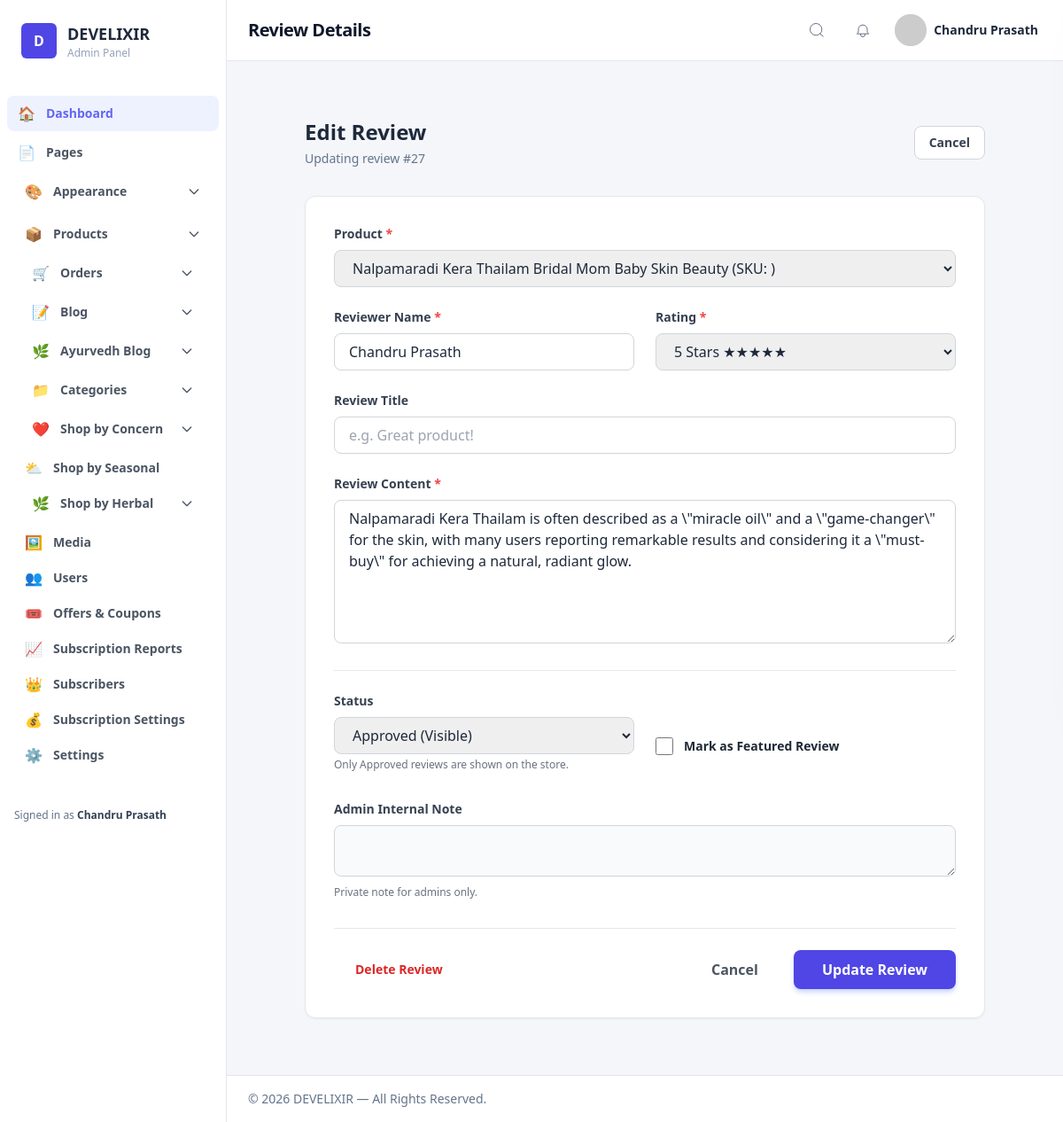
The page /admin/product_review_form.php?id=27 (signed in) on the database its author committed.
### tables this page shows
CREATE TABLE `product_reviews` (
  `id` int(10) UNSIGNED NOT NULL,
  `product_id` int(10) UNSIGNED NOT NULL,
  `reviewer_name` varchar(120) DEFAULT NULL,
  `reviewer_email` varchar(180) DEFAULT NULL,
  `rating` decimal(3,2) NOT NULL DEFAULT 0.00,
  `title` varchar(255) DEFAULT NULL,
  `comment` text DEFAULT NULL,
  `images` text DEFAULT NULL,
  `status` enum('pending','approved','rejected') NOT NULL DEFAULT 'pending',
  `is_featured` tinyint(1) DEFAULT 0,
  `admin_note` text DEFAULT NULL,
  `created_at` datetime NOT NULL DEFAULT current_timestamp(),
  `moderated_at` datetime DEFAULT NULL
);

CREATE TABLE `products` (
  `id` int(10) UNSIGNED NOT NULL,
  `sku` varchar(100) DEFAULT NULL,
  `hsn` varchar(20) DEFAULT NULL,
  `name` varchar(255) NOT NULL,
  `slug` varchar(255) NOT NULL,
  `short_description` text DEFAULT NULL,
  `description` text DEFAULT NULL,
  `ingredients` text DEFAULT NULL,
  `how_to_use` text DEFAULT NULL,
  `faqs` text DEFAULT NULL,
  `variant_label` varchar(100) DEFAULT 'Size',
  `main_variant_name` varchar(255) DEFAULT NULL,
  `price` decimal(10,2) NOT NULL DEFAULT 0.00,
  `compare_price` decimal(10,2) DEFAULT NULL,
  `discount_percent` decimal(5,2) DEFAULT NULL,
  `currency` varchar(10) DEFAULT 'INR',
  `category_id` int(10) UNSIGNED DEFAULT NULL,
  `parent_category_id` int(11) DEFAULT NULL,
  `category_name` varchar(255) DEFAULT NULL,
  `images` text DEFAULT NULL,
  `variants` text DEFAULT NULL,
  `related_products` text DEFAULT NULL,
  `stock` int(11) DEFAULT 0,
  `is_active` tinyint(1) DEFAULT 1,
  `is_featured` tinyint(1) DEFAULT 0,
  `meta_title` varchar(255) DEFAULT NULL,
  `meta_description` varchar(500) DEFAULT NULL,
  `created_at` timestamp NULL DEFAULT current_timestamp(),
  `updated_at` timestamp NULL DEFAULT current_timestamp() ON UPDATE current_timestamp(),
  `product_media` longtext DEFAULT NULL COMMENT 'Stores array of media files (images/videos) with type and path' CHECK (json_valid(`product_media`)),
  `gst_rate` decimal(5,2) DEFAULT 0.00,
  `seo_keywords` text DEFAULT NULL,
  `label_id` int(11) DEFAULT NULL
);

### admin/product_review_form.php (the view, shortened to what this page needs)
<?php
require_once __DIR__ . '/../includes/db.php';
$is_edit = isset($_GET['id']);
$review = [];
if ($is_edit) {
    $id = (int)$_GET['id'];
    $stmt = $pdo->prepare("SELECT * FROM product_reviews WHERE id = ?");
    $stmt->execute([$id]);
    $review = $stmt->fetch(PDO::FETCH_ASSOC);
}
$products = $pdo->query("SELECT id, name, sku FROM products ORDER BY name ASC")->fetchAll(PDO::FETCH_ASSOC);
$r_status = $review['status'] ?? 'pending';
$r_rating = $review['rating'] ?? 5;
$r_featured = $review['is_featured'] ?? 0;
include __DIR__ . '/layout/header.php';
?>
<div class="max-w-[800px] mx-auto py-10 px-4">
    <div class="flex items-center justify-between mb-8">
        <div>
            <h1 class="text-2xl font-extrabold text-slate-800">
                <?= $is_edit ? 'Edit Review' : 'Create New Review' ?>
            </h1>
            <p class="text-sm text-slate-500 mt-1">
                <?= $is_edit ? 'Updating review #' . $review['id'] : 'Manually add a review on behalf of a customer.' ?>
            </p>
        </div>
        <a href="product_reviews.php" class="px-4 py-2 bg-white border border-gray-300 text-gray-700 rounded-lg hover:bg-gray-50 text-sm font-semibold transition">
            Cancel
        </a>
    </div>
    <form action="save_review.php" method="POST" class="bg-white rounded-xl shadow-sm border border-gray-200 p-6 sm:p-8">
        <div class="mb-6">
            <label class="block text-sm font-bold text-gray-700 mb-2">Product <span class="text-red-500">*</span></label>
            <select name="product_id" required class="w-full px-4 py-2 border border-gray-300 rounded-lg focus:ring-2 focus:ring-indigo-500 focus:border-indigo-500 outline-none transition">
                <?php foreach ($products as $p): ?>
                    <option value="<?= $p['id'] ?>" <?= ($review['product_id'] ?? '') == $p['id'] ? 'selected' : '' ?>>
                        <?= htmlspecialchars($p['name']) ?> (SKU: <?= htmlspecialchars($p['sku']) ?>)
                    </option>
                <?php endforeach; ?>
            </select>
        </div>
        <div class="grid grid-cols-1 md:grid-cols-2 gap-6 mb-6">
            <div>
                <label class="block text-sm font-bold text-gray-700 mb-2">Reviewer Name <span class="text-red-500">*</span></label>
                <input type="text" name="reviewer_name" required value="<?= htmlspecialchars($review['reviewer_name'] ?? '') ?>" class="w-full px-4 py-2 border border-gray-300 rounded-lg focus:ring-2 focus:ring-indigo-500 outline-none">
            </div>
            <div>
                <label class="block text-sm font-bold text-gray-700 mb-2">Rating <span class="text-red-500">*</span></label>
                <select name="rating" class="w-full px-4 py-2 border border-gray-300 rounded-lg focus:ring-2 focus:ring-indigo-500 outline-none">
                    <?php for($i=5; $i>=1; $i--): ?>
                        <option value="<?= $i ?>" <?= $r_rating == $i ? 'selected' : '' ?>>
                            <?= $i ?> Stars <?= str_repeat('★', $i) ?>
                        </option>
                    <?php endfor; ?>
                </select>
            </div>
        </div>
        <div class="mb-6">
            <label class="block text-sm font-bold text-gray-700 mb-2">Review Title</label>
            <input type="text" name="title" value="<?= htmlspecialchars($review['title'] ?? '') ?>" placeholder="e.g. Great product!" class="w-full px-4 py-2 border border-gray-300 rounded-lg focus:ring-2 focus:ring-indigo-500 outline-none">
        </div>
        <div class="mb-6">
            <label class="block text-sm font-bold text-gray-700 mb-2">Review Content <span class="text-red-500">*</span></label>
            <textarea name="comment" rows="6" required class="w-full px-4 py-2 border border-gray-300 rounded-lg focus:ring-2 focus:ring-indigo-500 outline-none" placeholder="Write the full review here..."><?= htmlspecialchars($review['comment'] ?? '') ?></textarea>
        </div>
        <div class="grid grid-cols-1 md:grid-cols-2 gap-6 mb-8 border-t pt-6">
            <div>
                <label class="block text-sm font-bold text-gray-700 mb-2">Status</label>
                <select name="status" class="w-full px-4 py-2 border border-gray-300 rounded-lg focus:ring-2 focus:ring-indigo-500 outline-none">
                    <option value="approved" <?= $r_status === 'approved' ? 'selected' : '' ?>>Approved (Visible)</option>
                </select>
                <p class="text-xs text-gray-500 mt-1">Only Approved reviews are shown on the store.</p>
            </div>
            <div class="flex items-center pt-8">
                <label class="flex items-center cursor-pointer">
                    <input type="checkbox" name="is_featured" value="1" class="w-5 h-5 text-indigo-600 rounded focus:ring-indigo-500 border-gray-300" <?= $r_featured ? 'checked' : '' ?>>
                    <span class="ml-3 text-sm font-bold text-gray-800">Mark as Featured Review</span>
                </label>
            </div>
        </div>
        <?php if($is_edit): ?>
        <div class="mb-8">
            <label class="block text-sm font-bold text-gray-700 mb-2">Admin Internal Note</label>
            <textarea name="admin_note" rows="2" class="w-full px-4 py-2 border border-gray-300 rounded-lg focus:ring-2 focus:ring-indigo-500 outline-none bg-gray-50 text-sm"><?= htmlspecialchars($review['admin_note'] ?? '') ?></textarea>
            <p class="text-xs text-gray-500 mt-1">Private note for admins only.</p>
        </div>
        <?php endif; ?>
        <div class="flex items-center justify-end gap-4 pt-6 border-t">
            <?php if($is_edit): ?>
                <button type="submit" name="delete" value="1" onclick="return confirm('Delete permanently?')" class="px-6 py-2 text-red-600 hover:text-red-700 font-semibold text-sm mr-auto">
                    Delete Review
                </button>
            <?php endif; ?>
            <a href="product_reviews.php" class="px-6 py-2 text-gray-600 hover:text-gray-900 font-semibold">Cancel</a>
            <button type="submit" class="px-8 py-2.5 bg-indigo-600 text-white font-bold rounded-lg hover:bg-indigo-700 shadow-md shadow-indigo-200 transition transform hover:-translate-y-0.5">
                <?= $is_edit ? 'Update Review' : 'Create Review' ?>
            </button>
        </div>
    </form>
</div>
<?php include __DIR__ . '/layout/footer.php'; ?>

### admin/layout/header.php (style rules this page uses)
body { background: #f4f6f9; }

### rows shown on the page
product_reviews: id "27", product_id "Nalpamaradi Kera Thailam Bridal Mom Baby Skin Beauty (SKU: )", reviewer_name "Chandru Prasath", rating "5 Stars ★★★★★", comment "Nalpamaradi Kera Thailam is often described as a \\\"miracle oil\\\" and a \\\"game-changer\\\" for the skin, with many users reporting remarkable results and considering it a \\\"must-buy\\\" for achieving a natural, radiant glow.", status "Approved (Visible)"

### other values the page prints
$icons['Dashboard'] "🏠"
$icons['Appearance'] "🎨"
$icons['Products'] "📦"
$icons['Orders'] "🛒"
$icons['Blog'] "📝"
$icons['Ayurvedh Blog'] "🌿"
$icons['Categories'] "📁"
$icons[$item['label']] "👥"
$item['label'] "Users"
$icons[$item['label']] "🎟️"
$item['label'] "Offers & Coupons"
$icons[$item['label']] "📈"
$item['label'] "Subscription Reports"
$icons[$item['label']] "👑"
$item['label'] "Subscribers"
